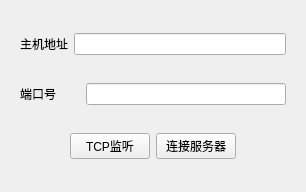
<?xml version="1.0" encoding="UTF-8"?>
<ui version="4.0">
 <class>TCPConnectWidget</class>
 <widget class="QWidget" name="TCPConnectWidget">
  <property name="geometry">
   <rect>
    <x>0</x>
    <y>0</y>
    <width>306</width>
    <height>192</height>
   </rect>
  </property>
  <property name="windowTitle">
   <string>Form</string>
  </property>
  <layout class="QVBoxLayout" name="verticalLayout">
   <property name="leftMargin">
    <number>20</number>
   </property>
   <property name="rightMargin">
    <number>20</number>
   </property>
   <item>
    <layout class="QHBoxLayout" name="horizontalLayout">
     <item>
      <widget class="QLabel" name="label">
       <property name="minimumSize">
        <size>
         <width>30</width>
         <height>0</height>
        </size>
       </property>
       <property name="text">
        <string>主机地址</string>
       </property>
      </widget>
     </item>
     <item>
      <widget class="QLineEdit" name="ip">
       <property name="enabled">
        <bool>true</bool>
       </property>
      </widget>
     </item>
    </layout>
   </item>
   <item>
    <layout class="QHBoxLayout" name="horizontalLayout_2">
     <item>
      <widget class="QLabel" name="label_2">
       <property name="minimumSize">
        <size>
         <width>60</width>
         <height>0</height>
        </size>
       </property>
       <property name="text">
        <string>端口号</string>
       </property>
      </widget>
     </item>
     <item>
      <widget class="QLineEdit" name="port">
       <property name="enabled">
        <bool>true</bool>
       </property>
      </widget>
     </item>
    </layout>
   </item>
   <item>
    <layout class="QHBoxLayout" name="horizontalLayout_3">
     <item>
      <spacer name="horizontalSpacer">
       <property name="orientation">
        <enum>Qt::Horizontal</enum>
       </property>
       <property name="sizeHint" stdset="0">
        <size>
         <width>40</width>
         <height>20</height>
        </size>
       </property>
      </spacer>
     </item>
     <item>
      <widget class="QPushButton" name="listen">
       <property name="text">
        <string>TCP监听</string>
       </property>
      </widget>
     </item>
     <item>
      <widget class="QPushButton" name="connection">
       <property name="text">
        <string>连接服务器</string>
       </property>
      </widget>
     </item>
     <item>
      <spacer name="horizontalSpacer_2">
       <property name="orientation">
        <enum>Qt::Horizontal</enum>
       </property>
       <property name="sizeHint" stdset="0">
        <size>
         <width>40</width>
         <height>20</height>
        </size>
       </property>
      </spacer>
     </item>
    </layout>
   </item>
  </layout>
 </widget>
 <resources/>
 <connections/>
</ui>
